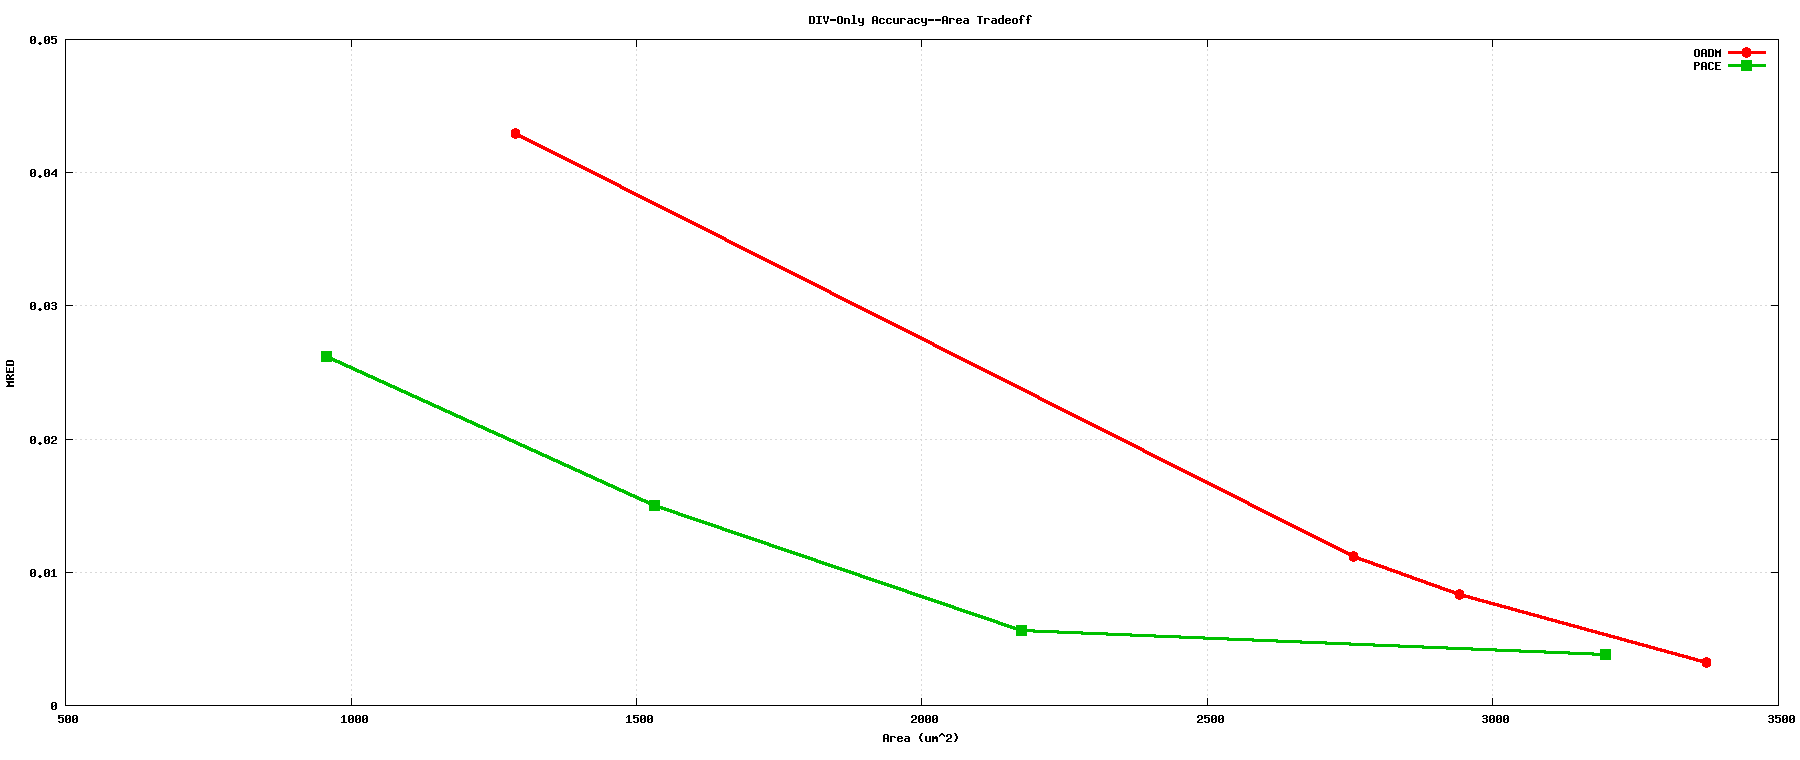

The script that saved this image:
set terminal png enhanced font "Helvetica,12" size 1800,760
set output "divider_tradeoff.png"
set datafile separator ","
set xlabel "Area (um^2)"
set ylabel "MRED"
set yrange [0:0.05]
set ytics 0.01
set grid xtics ytics lc rgb "#d8d8d8"
set key top right
set title "DIV-Only Accuracy--Area Tradeoff"
set style line 1 lt 1 lw 3 pt 7 ps 1.2
set style line 2 lt 2 lw 3 pt 5 ps 1.2
plot "../../ppa_results/div_only_vs_pace.csv" every ::1 using 6:11 with linespoints title "OADM" ls 1, \
     "../../ppa_results/div_only_vs_pace.csv" every ::1 using 13:18 with linespoints title "PACE" ls 2
